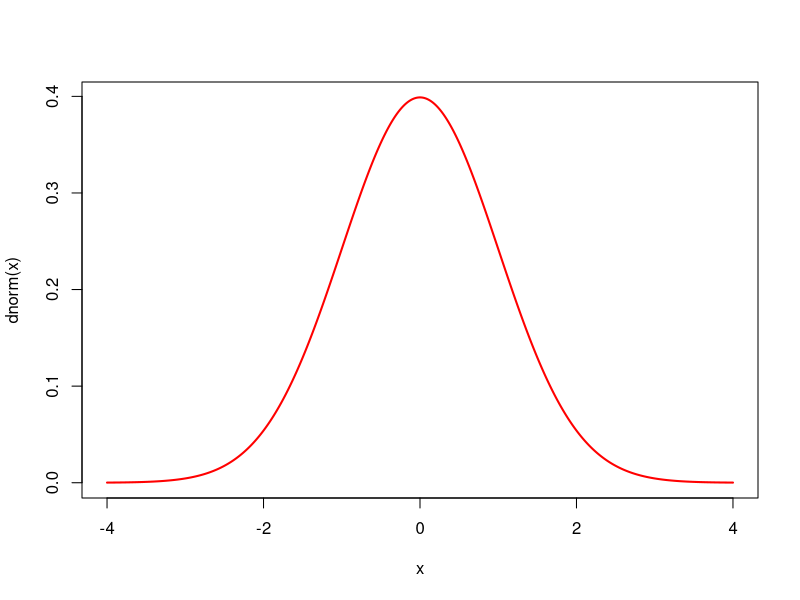

Generate this figure with R: (Note: this script raises an error after producing the figure.)
## ---- chunk 1
# This removes all items in environment. 
# It is a good practice to start your code this way.
rm(list=ls())
## ---- chunk 2
# The standard normal distribution function is: y = f(x).
x <- seq(-4, 4, length = 500) # First define x.
y <- 1 / sqrt(2 * pi) * exp(-x ^ 2 / 2) # Define y as a function of x.
# Now plot.
plot(x, y, type = "l", lwd = 2, col = "red" , ylab = "dnorm(x)")
## ---- chunk 3
# Here, x has 11 values only.
x <- c(-Inf, -4:4, Inf) # vector of x values to evaluate functions.
ans <- data.frame(x, dnorm(x), pnorm(x), qnorm(pnorm(x)))
colnames(ans) <- c("x", "dnorm(x)=height", "pnorm(x)=pd", "qnorm(pd)=x")
kable(ans, caption = "Review of normal distribution functions.", digits = 5)
## ---- chunk 4
x[which.max(ans$`dnorm(x)=height`)]
## ---- chunk 5
# Now, x has 8001 values, this is ok to do some continuous plots.
x.theo <- seq(-4, 4, 0.001)
D <- dnorm(x.theo) 
P <- pnorm(x.theo)
## ---- chunk 6
plot(x.theo, D, type = "l", lwd = 2, 
     ylab = "Density function: dnorm(x)", xlab = "x")
polygon(c(x.theo[x.theo < 0], 0), c(D[x.theo < 0], 0), col = "red")
legend("topleft", legend = c("Here, the red area is the 
middle of the bell-shaped curve.
Smaller area means lower
probability of default.

The probability of default
at x=0 is N(0)=50%

pnorm(0)=0.5
qnorm(0.5)=0"),
bg = "white", bty = "n", cex = 0.7)
abline(v = 0, col = "black")
abline(h = dnorm(0), lty = 2)
## ---- chunk 7
plot(x.theo, D, type = "l", lwd = 2, ylab = "Density function: dnorm(x)",
     xlab = "x")
polygon(c(x.theo[x.theo < -2], -2), c(D[x.theo < -2], 0), col = "red")

legend("topright", legend = c("Smaller area means
lower probability of default.

The probability of default
at x=-2 is N(-2)=2.275%

pnorm(-2)=0.02275013
qnorm(0.02275013)=-2"),
bg = "white", bty = "n", cex = 0.7)
abline(v = -2, col = "black")
## ---- chunk 8
plot(x.theo, D, type = "l", lwd = 2, ylab = "Density function: dnorm(x)",
     xlab = "x")
polygon(c(x.theo[x.theo < 4], 4), c(D[x.theo < 4], 0), col = "red")

legend("topleft", legend = c("The probability of default
at x=4 is N(4)=99.996%

pnorm(4)=0.9999683
qnorm(0.9999683)=4"),
bg = "white", bty = "n", cex = 0.8)
abline(v = 4, col = "black")
## ---- chunk 9
plot(x.theo, P, type = "l", lwd = 2,
     ylab = "Cumulative probability function: pnorm(x)", xlab = "x")
abline(h = 0.5, lty = 2)
abline(v = 0, lty = 2)
## ---- chunk 10
pd <- c(0.01, 0.03, 0.06, 0.1, 0.15) # Probabilities of default per year.
x.y <- qnorm(pd) # Transform probabilities of default into x values.
ans <- data.frame(1:5, pd, x.y) # Gather the results.
colnames(ans) <- c("year", "pd", "x (values given in Hull)")
kable(ans, caption = "Main parameters.")
## ---- chunk 11
ans <- data.frame(diff(pd))
colnames(ans) <- c("PD")
rownames(ans) <- c("x.y1 to x.y2", "x.y2 to x.y3", 
                   "x.y3 to x.y4", "x.y4 to x.y5")
kable(ans, caption = "PD at specific years.")
## ---- chunk 12
plot(x.theo, D, type = "l", col = 'black', lwd = 3, ylim = c(0, 0.4),
     xlab = "This could represent a firm's performance measure.
The higher, the worst performance as it accumulates more prob. of default.",
     ylab = "Density: dnorm(x)")
abline(h = 0, lty = 2)
polygon(c(x.theo[x.theo < x.y[5]], x.y[5]), 
        c(D[x.theo < x.y[5]], 0), col = "green")

legend("topright", legend=c(
"pd(5years)=15%

The left green area
represents 15% of the
whole bell-shape.

N^-1(0.15)=-1.036433
N(-1.036433)=0.15"),
bg = "white", pch = 19, cex = 0.8, bty = "n", col = "green")
## ---- chunk 13
plot(x.theo, P, type = "l", col = 'black', lwd = 3, ylim = c(0, 1),
     xlab = "This could represent a firm's performance measure.
The higher, the worst performance as it accumulates more prob. of default.",
     ylab = "N(x) is a cumulative probability")
abline(h = 0, lty = 2)
abline(h = 1, lty = 2)
lines(seq(-5, x.y[5], length.out = 2), rep(pnorm(x.y[5]), 2), 
      col = "green", lwd = 3)
lines(rep(x.y[5], 2), seq(0, pnorm(x.y[5]), length.out = 2), 
      col = "green", lwd = 3)
points(x.y[5], 0.15, pch = 19, col = "green", cex = 2)
legend("right", legend=c(
"pd(5years)=15%

N^-1(0.15)=-1.036433
N(-1.036433)=0.15"),
bg = "white", pch = 19, cex = 1, bty = "n", col = "green")
## ---- chunk 14
plot(x.theo, P, type = "l", col = 'black', lwd = 5, ylim = c(0, 0.22), 
     xlim = c(-4, 0), ylab = "N(x) is a cumulative probability",
     xlab = "This could represent a firm's performance measure.
The higher, the worst performance as it accumulates more prob. of default.")
abline(h = 0, lty = 2)
abline(h = 1, lty = 2)
lines(seq(-5, x.y[3], length.out= 2), rep(pnorm(x.y[3]), 2), 
      col = "purple", lwd = 3, lty = 2)
lines(rep(x.y[3], 2), seq(0, pnorm(x.y[3]), length.out = 2), 
      col = "purple", lwd = 3, lty = 2)
lines(seq(-5, x.y[5], length.out = 2), rep(pnorm(x.y[5]), 2), 
      col = "green", lwd = 3, lty = 2)
lines(rep(x.y[5], 2), seq(0, pnorm(x.y[5]), length.out = 2), 
      col = "green", lwd = 3, lty = 2)
points(x.y[3], 0.06, pch = 19, col = "purple", cex = 2)
points(x.y[5], 0.15, pch = 19, col = "green", cex = 2)
legend("topleft", legend=c("pd(5years)=15%: N(-1.036433)=0.15",
                           "pd(3years)=6%: N(-1.554774)=0.06"),
pch = 19, col = c("green", "purple"), bg = "white", cex = 1, bty = "n")
## ---- chunk 15
N <- 10000 # Number of simulated values.
set.seed(130575) # Reproducibility.
x.sim <- rnorm(N, 0, 1) # Simulation.
## ---- chunk 16
# Function to calculate proportions that we understand as probabilities.
prop <- function(x) {
  ans <- length(x.sim[x.sim <= x]) / N
  }
pd.sim <- mapply(prop, x.y) # Apply the function.
ans <- data.frame(x.y, pd, pd.sim)
colnames(ans) <- c("x", "pd.theo", "pd.sim")
rownames(ans) <- c("y1", "y2", "y3", "y4", "y5")
kable(ans, caption = "Theoretic versus simulated probabilities of default.")
## ---- chunk 17
# Some parameters we need to plot.
L <- c(-4, 4) # axis limits.
colors2 <- c("blue", "red", "purple", "pink", "green")
legend2 = c("pd(1year)=1.02%: x<=-2.326348", 
"pd(2years)=3.07%: x<=-1.880794", "pd(3years)=6.29%: x<=-1.554774",
"pd(4years)=10.08%: x<=-1.281552", "pd(5years)=14.8%: x<=-1.036433")
# The histogram.
hist(x.sim, 500, xlim = L, ylim = c(0, 100), main = NULL, xlab = "x
This could represent a firm's simulated performance measure")
abline(h = 0, lty = 2)
abline(v = x.y[1], lwd = 3, col = "blue")
abline(v = x.y[2], lwd = 3, col = "red")
abline(v = x.y[3], lwd = 3, col = "purple")
abline(v = x.y[4], lwd = 3, col = "pink")
abline(v = x.y[5], lwd = 3, col = "green")
legend("topright", legend = legend2, bg = "white", 
       text.col = colors2, cex = 0.7)
## ---- chunk 18
plot(x.sim, ylab = "One firm performance", pch = ".", 
     ylim = c(-4, 7),
     xlab = "10,000 simulated performance data")
abline(h = x.y[1], lwd = 2, col = "blue")
abline(h = x.y[2], lwd = 2, col = "red")
abline(h = x.y[3], lwd = 2, col = "purple")
abline(h = x.y[4], lwd = 2, col = "pink")
abline(h = x.y[5], lwd = 2, col = "green")
abline(v = 0, lty = 2)
abline(v = 10000, lty = 2)
legend("topright", legend = legend2, bg = "white", 
       text.col = colors2, cex = 0.8)
## ---- chunk 19
m <- 2 # number of firms
n <- 10000 # number of simulations
rho_pos02 <- 0.2 # correlation
corr_pos02 <- matrix(rep(rho_pos02, m * m), m, m) # correlation matrix
diag(corr_pos02) <- 1
set.seed(130575)
x2 <- mvrnorm(n, mu = rep(0, m), Sigma = corr_pos02)
x2 <- data.frame(x2)
colnames(x2) <- c("Firm1", "Firm2")
## ---- chunk 20
kable(head(x2), caption = "Firm's performance.", row.names = TRUE)
## ---- chunk 21
# These names are going to be useful later.
n.year <- c("year 1", "year 2", "year 3", "year 4", "year 5")
n.pd <- c("pd.y1", "pd.y2", "pd.y3", "pd.y4", "pd.y5")
n.f <- c("Firm1", "Firm2", "Firm1 default?", "Firm2 default?")

# Function to calculate cases in which firms default and probabilities.
fun.X <- function(x) {
  both <- x2[x2$Firm2 < x & x2$Firm1 < x, ] # both default.
  atleast1 <- x2[x2$Firm2 < x | x2$Firm1 < x, ] # at least one firm default.
  onlyfirm1 <- x2[x2$Firm2 > x & x2$Firm1 < x, ] # only firm 1 default.
  onlyfirm2 <- x2[x2$Firm1 > x & x2$Firm2 < x, ] # only firm 2 default.
  onlyone <- x2[(x2$Firm2 < x & x2$Firm1 > x | # only one firm default.
                   x2$Firm2 > x & x2$Firm1 < x),]
  none <- x2[x2$Firm2 > x & x2$Firm1 > x, ] # no firm default.
# Gather results and probabilities in a list.
ans <- list(both = both, atleast1 = atleast1, onlyfirm1 = onlyfirm1,
  onlyfirm2 = onlyfirm2, onlyone = onlyone, none = none,
  both.pd = (nrow(both) / n), atleast1.pd = (nrow(atleast1) / n),
  onlyfirm1.pd = (nrow(onlyfirm1) / n), onlyfirm2.pd = (nrow(onlyfirm2)/ n),
  onlyone.pd = (nrow(onlyone) / n), none.pd = (nrow(none) / n))
}
# X has all the relevant results for x2.
X <- mapply(fun.X, x.y)
## ---- chunk 22
# Extract "both" cases, year 5.
both <- data.frame(X[["both", 5]], X[["both", 5]] < x.y[5])
colnames(both) <- n.f
kable(head(both), caption = "Cases in which both firms default in 5 years.", 
      row.names = TRUE)
## ---- chunk 23
atleast1 <- data.frame(X[["atleast1", 5]], X[["atleast1", 5]] < x.y[5])
colnames(atleast1) <- n.f
kable(head(atleast1), caption = "Cases in which at least one firm default.", 
      row.names = TRUE)
## ---- chunk 24
onlyfirm1 <- data.frame(X[["onlyfirm1", 5]], X[["onlyfirm1", 5]] < x.y[5])
colnames(onlyfirm1) <- n.f
kable(head(onlyfirm1), caption = "Cases in which only firm 1 default.")
## ---- chunk 25
onlyfirm2 <- data.frame(X[["onlyfirm2", 5]], X[["onlyfirm2", 5]] < x.y[5])
colnames(onlyfirm2) <- n.f
kable(head(onlyfirm2), caption = "Cases in which only firm 2 default.")
## ---- chunk 26
onlyone <- data.frame(X[["onlyone", 5]], X[["onlyone", 5]] < x.y[5])
colnames(onlyone) <- n.f
kable(head(onlyone), caption = "Cases in which only one firm default.")
## ---- chunk 27
none <- data.frame(X[["none", 5]], X[["none", 5]] < x.y[5])
colnames(none) <- n.f
kable(head(none), caption = "Cases in which no firm default.")
## ---- chunk 28
both.pd <- t(data.frame(X["both.pd",]))
atleast1.pd <- t(data.frame(X["atleast1.pd",]))
onlyfirm1.pd <- t(data.frame(X["onlyfirm1.pd",]))
onlyfirm2.pd <- t(data.frame(X["onlyfirm2.pd",]))
onlyone.pd <- t(data.frame(X["onlyone.pd",]))
none.pd <- t(data.frame(X["none.pd",]))
ans <- data.frame(both.pd, atleast1.pd, onlyfirm1.pd, onlyfirm2.pd, 
                 onlyone.pd, none.pd)
rownames(ans) <- n.year
kable(ans, caption = "Probabilities of default.")
## ---- chunk 29
par(pty = "s") # Figures are shown in a perfect square (not a rectangle).
plot(x2, pch = ".", cex = 0.8) 
points(mean(x2[,1]), mean(x2[,2]), col = "red", pch = 19, cex = 1)
abline(v = x.y[5], lty = 2)
abline(h = x.y[5], lty = 2)
legend("bottomright", legend = c(paste(nrow(x2))), bty = "n")
## ---- chunk 30
df <- tibble(x2)
par(pty = "s")
ggplot(df, aes(x = x2$Firm1, y = x2$Firm2)) +
  stat_density2d(aes(fill = ..density..), contour = F, 
                 geom = 'tile') +
  scale_fill_viridis()+
  coord_fixed()
## ---- chunk 31
par(pty = "s")
plot(X[["both", 5]], xlim  = L, ylim = L, pch = ".", cex = 0.8) 
abline(v = x.y[5], lty = 2)
abline(h = x.y[5], lty = 2)
legend("topright", legend = c(paste(both.pd[5]*n)), bty = "n")
## ---- chunk 32
par(pty = "s")
plot(X[["atleast1", 5]], xlim = L, ylim = L, pch = ".", cex = 0.8)
abline(v = x.y[5], lty = 2)
abline(h = x.y[5], lty = 2)
legend("topright", legend = c(paste(atleast1.pd[5]*n)), bty = "n")
## ---- chunk 33
par(pty = "s")
plot(X[["onlyfirm1", 5]], xlim = L, ylim = L, pch = ".", cex = 0.8)
abline(v = x.y[5], lty = 2)
abline(h = x.y[5], lty = 2)
legend("topright", legend = c(paste(onlyfirm1.pd[5]*n)), bty = "n")
## ---- chunk 34
par(pty = "s")
plot(X[["onlyfirm2", 5]], xlim = L, ylim=L, pch = ".", cex = 0.8)
abline(v = x.y[5], lty = 2)
abline(h = x.y[5], lty = 2)
legend("topright", legend = c(paste(onlyfirm2.pd[5]*n)), bty = "n")
## ---- chunk 35
par(pty = "s")
plot(X[["onlyone", 5]], xlim = L, ylim = L, pch = ".", cex = 0.8)
abline(h = x.y[5], lty =2)
abline(v = x.y[5], lty =2)
legend("topright", legend = c(paste(onlyone.pd[5]*n)), bty = "n")
## ---- chunk 36
par(pty = "s")
plot(X[["none", 5]], xlim = L, ylim = L, pch = ".", cex = 0.8)
abline(h = x.y[5], lty =2)
abline(v = x.y[5], lty =2)
legend("topright", legend = c(paste(none.pd[5]*n)), bty = "n")
## ---- chunk 37
# none
par(mfrow = c(2, 3), oma = c(0, 0, 2, 0))
par(pty = "s")
plot(X[["none", 5]], xlim = L, ylim = L, pch = ".", cex = 0.8, 
     main = "None.") 
abline(v = x.y[5], lty = 2)
abline(h = x.y[5], lty = 2)
legend("bottomright", legend = c(paste(none.pd[5]*n)), bty = "n")
# both
par(pty = "s")
plot(X[["both", 5]], xlim = L, ylim = L, pch = ".", cex = 0.8, 
     main = "Both.") 
abline(v = x.y[5], lty = 2)
abline(h = x.y[5], lty = 2)
legend("topright", legend = c(paste(both.pd[5]*n)), bty = "n")
# atleast1
par(pty = "s")
plot(X[["atleast1", 5]], xlim = L, ylim = L, pch = ".", cex = 0.8, 
     main = "At least one.")
abline(v = x.y[5], lty = 2)
abline(h = x.y[5], lty = 2)
legend("topright", legend = c(paste(atleast1.pd[5]*n)), bty = "n")
# onlyfirm1
par(pty = "s")
plot(X[["onlyfirm1", 5]], xlim = L, ylim = L, pch = ".", cex = 0.8, 
     main = "Only Firm1.")
abline(v = x.y[5], lty = 2)
abline(h = x.y[5], lty = 2)
legend("topright", legend = c(paste(onlyfirm1.pd[5]*n)), bty = "n")
# onlyfirm2
par(pty = "s")
plot(X[["onlyfirm2", 5]], xlim = L, ylim = L, pch = ".", cex = 0.8, 
     main = "Only Firm2.")
abline(v = x.y[5], lty = 2)
abline(h = x.y[5], lty = 2)
legend("topright", legend = c(paste(onlyfirm2.pd[5]*n)), bty = "n")
# onlyone
par(pty = "s")
plot(X[["onlyone", 5]], xlim = L, ylim = L, pch = ".", cex = 0.8, 
     main = "Only one.")
abline(h = x.y[5], lty = 2)
abline(v = x.y[5], lty = 2)
legend("topright", legend = c(paste(onlyone.pd[5]*n)), bty = "n")
## ---- chunk 38
m <- 2 # number of firms
n <- 10000 # number of simulations
rho_pos02 <- 0 # correlation
corr_pos02 <- matrix(rep(rho_pos02, m * m), m, m) # correlation matrix
diag(corr_pos02) <- 1
set.seed(130575)
X0 <- mvrnorm(n, mu = rep(0, m), Sigma = corr_pos02)
X0 <- data.frame(X0)
colnames(X0) <- c("Firm1", "Firm2")
## ---- chunk 39
fun.X0 <- function(x) {
  both <- X0[X0$Firm2 < x & X0$Firm1 < x, ]
  atleast1 <- X0[X0$Firm2 < x | X0$Firm1 < x, ]
  onlyfirm1 <- X0[X0$Firm2 > x & X0$Firm1 < x, ]
  onlyfirm2 <- X0[X0$Firm1 > x & X0$Firm2 < x, ]
  onlyone <- X0[(X0$Firm2 < x & X0$Firm1 > x | 
                   X0$Firm2 > x & X0$Firm1 < x),]
  none <- X0[X0$Firm2 > x & X0$Firm1 > x, ]
  
ans <- list(both = both, atleast1 = atleast1, onlyfirm1 = onlyfirm1,
  onlyfirm2 = onlyfirm2, onlyone = onlyone, none = none,
  both.pd = (nrow(both) / n), atleast1.pd = (nrow(atleast1) / n),
  onlyfirm1.pd = (nrow(onlyfirm1) / n), onlyfirm2.pd = (nrow(onlyfirm2) /n),
  onlyone.pd = (nrow(onlyone) / n), none.pd = (nrow(none) / n)) }

X0 <- mapply(fun.X0, x.y)

none.pd0 <- data.frame(X0["none.pd",]) * n
both.pd0 <- data.frame(X0["both.pd",]) * n

onlyfirm1.pd0 <- data.frame(X0["onlyfirm1.pd",]) * n
onlyfirm2.pd0 <- data.frame(X0["onlyfirm2.pd",]) * n
## ---- chunk 40
par(mfrow=c(1, 2), oma = c(0, 0, 2, 0))
par(pty = "s")
plot(X[["none", 5]], pch = ".", xlim = L, ylim = L, 
     cex = 0.8, main = "Correlation=0.2") 
points(X[["both", 5]], pch = ".", col = "red")
points(X[["onlyfirm1", 5]], pch = ".", col = "purple")
points(X[["onlyfirm2", 5]], pch = ".", col = "blue")
abline(v = x.y[5], lty = 2)
abline(h = x.y[5], lty = 2)
legend("bottomleft", legend = c(paste(both.pd[5]*n)), bty = "n")
legend("topright", legend = c(paste(none.pd[5]*n)), bty = "n")
legend("topleft", legend = c(paste(onlyfirm1.pd[5]*n)), bty = "n")
legend("bottomright", legend = c(paste(onlyfirm2.pd[5]*n)), bty = "n")
par(pty = "s")
plot(X0[["none", 5]], pch = ".", xlim = L, ylim = L,
     cex = 0.8, main = "Correlation=0.") 
points(X0[["both", 5]], pch = ".", col = "red")
points(X0[["onlyfirm1", 5]], pch = ".", col = "purple")
points(X0[["onlyfirm2", 5]], pch = ".", col = "blue")
abline(v = x.y[5], lty = 2)
abline(h = x.y[5], lty = 2)
legend("bottomleft", legend = c(paste(both.pd0[5])), bty = "n")
legend("topright", legend = c(paste(none.pd0[5])), bty = "n")
legend("topleft", legend = c(paste(onlyfirm1.pd0[5])), bty = "n")
legend("bottomright", legend = c(paste(onlyfirm2.pd0[5])), bty = "n")
par(pty = "s")
## ---- chunk 41
m <- 2 # number of firms
n <- 10000 # number of simulations
rho_pos00 <- 0 # correlation
rho_pos02 <- 0.2
corr_pos00 <- matrix(rep(rho_pos00, m * m), m, m) # correlation matrix
corr_pos02 <- matrix(rep(rho_pos02, m * m), m, m) # correlation matrix
diag(corr_pos00) <- 1
diag(corr_pos02) <- 1
set.seed(130575)
X00 <- mvrnorm(n, mu = rep(0, m), Sigma = corr_pos00)
set.seed(130575)
X02 <- mvrnorm(n, mu = rep(0, m), Sigma = corr_pos02)
X00.02 <- data.frame(rbind(X00, X02))
colnames(X00.02) <- c("Firm1", "Firm2")

n=20000
fun.X0 <- function(x) {
  both <- X00.02[X00.02$Firm2 < x & X00.02$Firm1 < x, ]
  atleast1 <- X00.02[X00.02$Firm2 < x | X00.02$Firm1 < x, ]
  onlyfirm1 <- X00.02[X00.02$Firm2 > x & X00.02$Firm1 < x, ]
  onlyfirm2 <- X00.02[X00.02$Firm1 > x & X00.02$Firm2 < x, ]
  onlyone <- X00.02[(X00.02$Firm2 < x & X00.02$Firm1 > x | 
                   X00.02$Firm2 > x & X00.02$Firm1 < x),]
  none <- X00.02[X00.02$Firm2 > x & X00.02$Firm1 > x, ]
  
ans <- list(both = both, atleast1 = atleast1, onlyfirm1 = onlyfirm1,
  onlyfirm2 = onlyfirm2, onlyone = onlyone, none = none,
  both.pd = (nrow(both) / n), atleast1.pd = (nrow(atleast1) / n),
  onlyfirm1.pd = (nrow(onlyfirm1) / n), onlyfirm2.pd = (nrow(onlyfirm2) /n),
  onlyone.pd = (nrow(onlyone) / n), none.pd = (nrow(none) / n)) }

X00.02 <- mapply(fun.X0, x.y)

none.pd0002 <- data.frame(X00.02["none.pd",]) * n
both.pd0002 <- data.frame(X00.02["both.pd",]) * n

onlyfirm1.pd0002 <- data.frame(X00.02["onlyfirm1.pd",]) * n
onlyfirm2.pd0002 <- data.frame(X00.02["onlyfirm2.pd",]) * n

## ---- chunk 42
par(pty = "s")
plot(X00.02[["none", 5]], pch = ".", xlim = L, ylim = L, 
     cex = 0.8, main = "Correlation=0.2") 
points(X00.02[["both", 5]], pch = ".", col = "red")
points(X00.02[["onlyfirm1", 5]], pch = ".", col = "purple")
points(X00.02[["onlyfirm2", 5]], pch = ".", col = "blue")
abline(v = x.y[5], lty = 2)
abline(h = x.y[5], lty = 2)
legend("bottomleft", legend = c(paste(both.pd0002[5]/n*100)), bty = "n")
legend("topright", legend = c(paste(none.pd0002[5]/n*100)), bty = "n")
legend("topleft", legend = c(paste(onlyfirm1.pd0002[5]/n*100)), bty = "n")
legend("bottomright", legend = c(paste(onlyfirm2.pd0002[5]/n*100)), bty = "n")

## ---- chunk 43
par(pty = "s")
plot(X00.02[["none", 5]], pch = ".", xlim = L, ylim = L, 
     cex = 0.8, main = "Correlation=0.2") 
points(X00.02[["both", 5]], pch = ".", col = "black")
points(X00.02[["onlyfirm1", 5]], pch = ".", col = "red")
points(X00.02[["onlyfirm2", 5]], pch = ".", col = "red")
points(X00.02[["both", 4]], pch = ".", col = "black")
points(X00.02[["onlyfirm1", 4]], pch = ".", col = "black")
points(X00.02[["onlyfirm2", 4]], pch = ".", col = "black")
abline(v = x.y[5], lty = 2)
abline(h = x.y[5], lty = 2)
abline(v = x.y[4], lty = 2)
abline(h = x.y[4], lty = 2)
x.y[5]
x.y[4]
## ---- chunk 44
par(pty = "s")
plot(X00.02[["none", 5]], pch = ".", xlim = L, ylim = L, 
     cex = 0.8, main = "Correlation=0.2") 
points(X00.02[["both", 5]], pch = ".", col = "black")
points(X00.02[["onlyfirm1", 5]], pch = ".", col = "red")
points(X00.02[["onlyfirm2", 5]], pch = ".", col = "red")
points(X00.02[["both", 5]], pch = ".", col = "red")
points(X00.02[["onlyfirm1", 4]], pch = ".", col = "black")
points(X00.02[["onlyfirm2", 4]], pch = ".", col = "black")
points(X00.02[["both", 5]], pch = ".", col = "red")
points(X00.02[["both", 4]], pch = ".", col = "black")
abline(v = x.y[5], lty = 2)
abline(h = x.y[5], lty = 2)
abline(v = x.y[4], lty = 2)
abline(h = x.y[4], lty = 2)
x.y[5]
x.y[4]
## ---- chunk 45
# Create the correlation matrix.
m <- 10 # number of firms.
n <- 1000000 # number of simulations per firm.
x <- matrix(rep(0.2, m * m), m, m) 
ind <- lower.tri(x) 
x[ind] <- t(x)[ind] 
diag(x) = 1
kable(x, caption = "Correlation matrix 0.2.")
## ---- chunk 46
# Create the simulated cases.
set.seed(130575) # Reproducibility.
X10 <- mvrnorm(n, mu = rep(0, m), Sigma = x)
X10 <- data.frame(X10) # 10,000,000 observations.
kable(head(X10), caption = "10 firms' performance, 1,000,000 simulations.",
      digits = 3)
## ---- chunk 47
# Given that we have 10 firms, it is easier to use filter_all function.
# Although probably this could be simplified even further.
y5.all.2 <- filter_all(X10, all_vars(. < x.y[5]))
y4.all.2 <- filter_all(X10, all_vars(. < x.y[4])) 
y3.all.2 <- filter_all(X10, all_vars(. < x.y[3])) 
y2.all.2 <- filter_all(X10, all_vars(. < x.y[2])) 
y1.all.2 <- filter_all(X10, all_vars(. < x.y[1])) 
## ---- chunk 48
kable(head(y5.all.2), 
      caption = "Cases in which all 10 firms default in five years.", 
      digits = 3)
## ---- chunk 49
kable((head(y5.all.2) < x.y[5]), caption = "Check if all of them default.")
## ---- chunk 50
nrow(y5.all.2)
## ---- chunk 51
# Here, I compare only firm 1 as if firm 1 defaults, then the rest default.
kable(matrix(which(X10[,1] %in% y5.all.2[,1]), 6, 9), 
      caption = "Which of the 1,000,000 cases represent a default of all 
      firms in five years?")
## ---- chunk 52
y5.any.2 <- filter_all(X10, any_vars(. < x.y[5]))
y4.any.2 <- filter_all(X10, any_vars(. < x.y[4]))
y3.any.2 <- filter_all(X10, any_vars(. < x.y[3]))
y2.any.2 <- filter_all(X10, any_vars(. < x.y[2]))
y1.any.2 <- filter_all(X10, any_vars(. < x.y[1]))
## ---- chunk 53
kable(head(y5.any.2), caption = "At least one firm default in five years.",
      digits = 3)
## ---- chunk 54
kable((head(y5.any.2) < x.y[5]), caption = "Check which one(s) default.")
## ---- chunk 55
nrow(y5.any.2)
## ---- chunk 56
atleastone02 <- t(data.frame(nrow(y1.any.2), nrow(y2.any.2),
                nrow(y3.any.2), nrow(y4.any.2), nrow(y5.any.2)))
all02 <- t(data.frame(nrow(y1.all.2), nrow(y2.all.2),
                nrow(y3.all.2), nrow(y4.all.2), nrow(y5.all.2)))
res02 <- data.frame(all02 / n, atleastone02 / n)
rownames(res02) <- n.year
colnames(res02) <- c("All firms", "At least one")
kable(res02, caption = "Probabilities of default (10 firms, corr=0.2).")
## ---- chunk 57
m <- 10 # number of firms
n <- 1000000 # number of simulations
set.seed(130575)
x <- matrix(runif(m * m, 0.45, 0.65), m, m) 
ind <- lower.tri(x) 
x[ind] <- t(x)[ind] 
diag(x) = 1
kable(x, caption = "Correlation between 0.45 and 0.65.", digits = 3)
## ---- chunk 58
set.seed(130575)
Xr <- mvrnorm(n, mu = rep(0, m), Sigma = x)
Xr <- data.frame(Xr)
kable(head(Xr), caption = "Firms' performance.", digits = 3)
## ---- chunk 59
Xr <- as_tibble(Xr)
# All firms.
Xr.y1.all <- filter_all(Xr, all_vars(. < x.y[1])) 
Xr.y2.all <- filter_all(Xr, all_vars(. < x.y[2])) 
Xr.y3.all <- filter_all(Xr, all_vars(. < x.y[3])) 
Xr.y4.all <- filter_all(Xr, all_vars(. < x.y[4]))
Xr.y5.all <- filter_all(Xr, all_vars(. < x.y[5])) 
# At least one firm.
Xr.y1.any <- filter_all(Xr, any_vars(. < x.y[1]))
Xr.y2.any <- filter_all(Xr, any_vars(. < x.y[2]))
Xr.y3.any <- filter_all(Xr, any_vars(. < x.y[3]))
Xr.y4.any <- filter_all(Xr, any_vars(. < x.y[4]))
Xr.y5.any <- filter_all(Xr, any_vars(. < x.y[5]))
## ---- chunk 60
nrow(Xr.y5.all)
## ---- chunk 61
kable(head(Xr.y5.all), 
      caption = "Cases in which all 10 firms default in five years.", 
      digits = 3)
## ---- chunk 62
kable((head(Xr.y5.all) < x.y[5]), caption = "Check if all of them default.")
## ---- chunk 63
nrow(Xr.y5.any)
## ---- chunk 64
kable(head(Xr.y5.any), caption = "At least one firm default in five years.",
      digits = 3)
## ---- chunk 65
kable((head(Xr.y5.any) < x.y[5]), caption = "Check which one(s) default.")
## ---- chunk 66
allR <- t(data.frame(nrow(Xr.y1.all), nrow(Xr.y2.all),
        nrow(Xr.y3.all), nrow(Xr.y4.all), nrow(Xr.y5.all)))
atleastoneR <- t(data.frame(nrow(Xr.y1.any), nrow(Xr.y2.any),
        nrow(Xr.y3.any), nrow(Xr.y4.any), nrow(Xr.y5.any)))
resR <- data.frame(allR / n, atleastoneR / n)
ans <- data.frame(res02, resR)
rownames(ans) <- n.year
colnames(ans) <- c("All (corr=0.2)", "At least one (corr=0.2)",
                    "All (corr=rand)", "At least one (corr=rand)")
kable(ans, caption = "Probability of default.", 
      row.names = TRUE)
